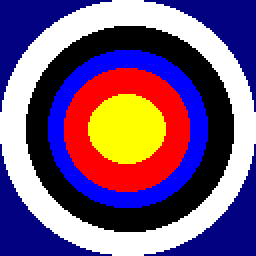
#> input picture tools/WATCOM/SAMPLES/WIN/SHOOTGAL/TARGET.BMP, 128 x 128 px (shown 2 times larger)
$ python vectorencodeimage-ex.py ../tools/WATCOM/SAMPLES/WIN/SHOOTGAL/TARGET.BMP
#> lines starting #> are read from the running program, lines starting #| are printed output that depends on the picture
import argparse, array
import os
from PIL import Image, ImageOps, ImageTk

IMGWIDTH, IMGHEIGHT = 160, 168
COLOR_NONE = 255
COLOR_WHITE = 15
COLOR_VISITED = 254

class PixelAccess:
    def __init__( self, pixels ):
        self.pixels = pixels

    def __getitem__( self, xy ):
        return COLOR_NONE if xy[0] < 0 or xy[0] >= IMGWIDTH or xy[1] < 0 or xy[1] >= IMGHEIGHT else self.pixels[xy[0],xy[1]]

    def __setitem__( self, xy, color ):
        if xy[0] >= 0 and xy[0] < IMGWIDTH and xy[1] >= 0 or xy[1] < IMGHEIGHT:
            self.pixels[xy[0],xy[1]] = color


def has4NeighborOfColor( pixels, x, y, c ): return \
        (x<IMGWIDTH-1 and pixels[x+1,y] == c) or \
        (x>0 and pixels[x-1,y] == c) or \
        (y<IMGHEIGHT-1 and pixels[x,y+1] == c) or \
        (y>0 and pixels[x,y-1] == c)

def floodFillEmpty( pixels, x, y ):
    q = [(x,y)]
    src_color = pixels[x,y]

    while q:
        x,y = q.pop( 0 )
        if pixels[x,y] == src_color and not has4NeighborOfColor( pixels, x, y, COLOR_NONE ):
            pixels[x,y] = COLOR_VISITED
            q += [(x+1,y), (x-1,y), (x,y+1), (x,y-1)]

    for y in range( IMGHEIGHT ):
        for x in range( IMGWIDTH ):
            if pixels[x,y] == COLOR_VISITED: pixels[x,y] == COLOR_NONE


def isOnFloodFillArea( pixels, x, y ):
    if pixels[x,y] == COLOR_NONE: return False
    for dy in range( -1, 2 ):
        for dx in range( -1, 2 ):
            if pixels[x,y] != pixels[x+dx,y+dy]: return False
    return True


def vectorize( pixels, pal ):
    # Set white pixels to an unused color so we don't create vector commands for them
    for y in range( IMGHEIGHT ):
        for x in range( IMGWIDTH ):
            if pixels[x,y] == COLOR_WHITE: pixels[x,y] = COLOR_NONE

    floodFills = []
    for c in range( 15, -1, -1 ):
        for y in range( IMGHEIGHT ):
            for x in range( IMGWIDTH ):
                if pixels[x,y] == c and isOnFloodFillArea( pixels, x, y ):
                    floodFills.append( (x,y,c) )
                    floodFillEmpty( pixels, x, y )


if __name__ == "__main__":
    parser = argparse.ArgumentParser( description='Experiments in image vectorization' )
    parser.add_argument( 'input_path', type=argparse.FileType( 'rb' ))
    args = parser.parse_args()

    pal_cga16 = (
        (0, 0, 0), (0, 0, 170), (0, 170, 0), (0, 170, 170), # Bk Bl Gn Cy
        (170, 0, 0), (170, 0, 170),  (170, 85, 0), (170, 170, 170), # Rd Mg Br LGr
        (85, 85, 85), (85, 85, 255), (85, 255, 85), (85, 255, 255), # DG LBl LGn LCy
        (255, 85, 85), (255, 85, 255), (255, 255, 85), (255, 255, 255) # LR LM LY Wh
    )

    img = Image.open( args.input_path )
#> img is the input picture: PIL image 128x128 P; mean R, G, B 117.4, 86.1, 126.4
    img.putpalette( [i for t in pal_cga16 for i in t] )
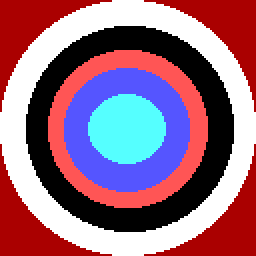
#> img: PIL image 128x128 P (shown 2 times larger); mean R, G, B 151.3, 106.3, 127.3
#> (the run stopped early here; a loop or call above may not have finished)
